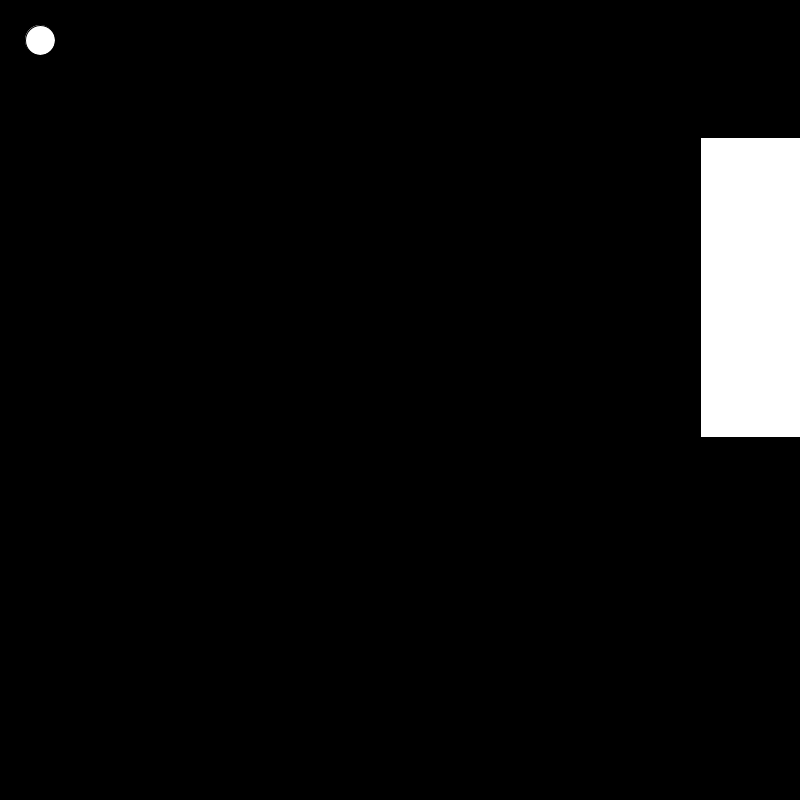
Frame 1 (no input)
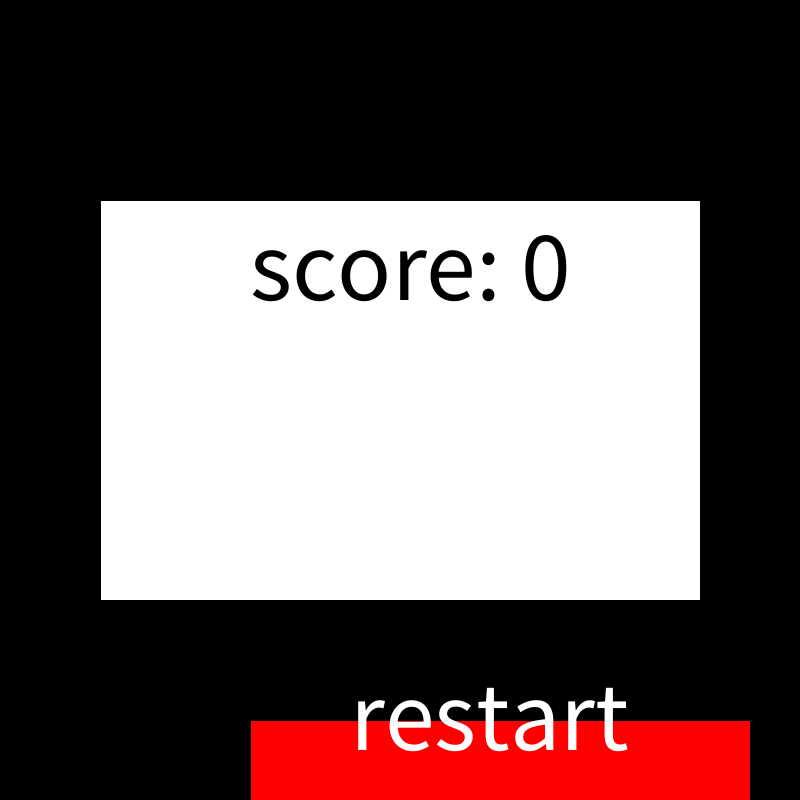
Frame 60 (the mouse pressed at the canvas centre just before this capture)
Frame 120 (the mouse held since frame 60 and released just before this capture): identical to frame 60, image omitted

The Processing sketch that drew these frames (run headless with seeded random() and noise(); from frame 60 on, the mouse is pressed at the canvas centre):

// Processing sketch: Pong_Code
// ── Pong_Code.pde
float i;
int q;
int p;
float px;
float py;
float randomiser1;
float randomiser2;
int score;
void setup ()
{size (800,800);
background (0);
i=300;
randomiser1=20;
randomiser2=20;
py=20;
px=20;
score=0;
}
 void draw ()
{px=randomiser1+px;
py=randomiser2+py;
  fill (255,255, 255);
  background  (0);
    if (mouseY>i&&i<650)
    {i=i+13;}
    if (mouseY<i&&i>150)
    {i=i-13;}
  ellipse(px,py,30,30);
  rect (700,i-150,100,300);
if (px<0)
{randomiser1=-randomiser1;}
//if (px>800)
//{randomiser1=randomiser1*-1;}
if (py>0)
{randomiser2=randomiser2*-1;}
if (py<800)
{randomiser2=randomiser2*-1;}
if (px ==700&&i-125<=py&&py<i+300)
{randomiser1=randomiser1*-1;
score=score+1;}
if (px>900)
{death ();}}
void death()
{background(0);
fill (255);
rect(100,200,600,400);
fill (0);
textSize (100);
text ("score: "+score,250,300);
fill (255,0,0);
rect (250,720,500,100);
fill (255);
text ("restart",350,750);
if (mousePressed)
{
if(mouseX >250&&mouseX<750&&mouseY >720&&mouseY<820)
{setup ();}}
}
